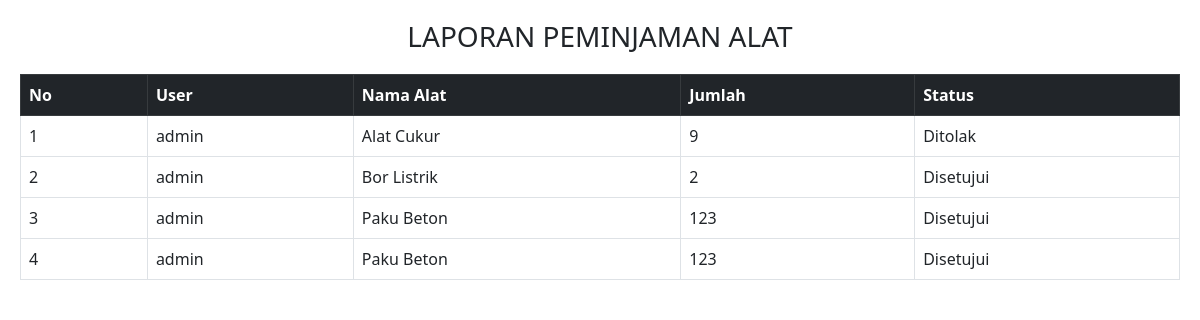
The app's page /laporan.php with its own data.
### tables this page shows
CREATE TABLE `peminjaman` (
  `id` int(11) NOT NULL,
  `user` varchar(100) DEFAULT NULL,
  `alat_id` int(11) DEFAULT NULL,
  `jumlah` int(11) DEFAULT NULL,
  `status` varchar(50) DEFAULT NULL,
  `tanggal` timestamp NOT NULL DEFAULT current_timestamp()
);

CREATE TABLE `alat` (
  `id` int(11) NOT NULL,
  `nama_alat` varchar(100) NOT NULL,
  `stok` int(11) NOT NULL DEFAULT 0
);

### laporan.php (the view, shortened to what this page needs)
<?php
include 'koneksi.php';
$data = mysqli_query($conn,"
SELECT p.*, a.nama_alat
FROM peminjaman p
LEFT JOIN alat a ON p.alat_id = a.id
ORDER BY p.id DESC
");
?>
<!DOCTYPE html>
<html>
<head>
    <link href="https://cdn.jsdelivr.net/npm/bootstrap@5.3.0/dist/css/bootstrap.min.css" rel="stylesheet">
</head>
<body onload="window.print()">
<h3>LAPORAN PEMINJAMAN ALAT</h3>
<table class="table table-bordered">
    <tr class="table-dark">
        <th>No</th>
        <th>User</th>
        <th>Nama Alat</th>
        <th>Jumlah</th>
        <th>Status</th>
    </tr>
    <?php
    $no = 1;
    while($row = mysqli_fetch_assoc($data)){
    ?>
    <tr>
        <td><?= $no++ ?></td>
        <td><?= $row['user'] ?></td>
        <td><?= $row['nama_alat'] ?></td>
        <td><?= $row['jumlah'] ?></td>
        <td><?= $row['status'] ?></td>
    </tr>
    <?php } ?>
</table>
</body>
</html>

### laporan.php (style rules this page uses)
body { padding:20px; }
h3 { text-align:center; margin-bottom:20px; }

### records on screen
peminjaman: user "admin", alat.nama_alat "Alat Cukur", jumlah "9", status "Ditolak"
peminjaman: user "admin", alat.nama_alat "Bor Listrik", jumlah "2", status "Disetujui"
peminjaman: user "admin", alat.nama_alat "Paku Beton", jumlah "123", status "Disetujui"
peminjaman: user "admin", alat.nama_alat "Paku Beton", jumlah "123", status "Disetujui"
